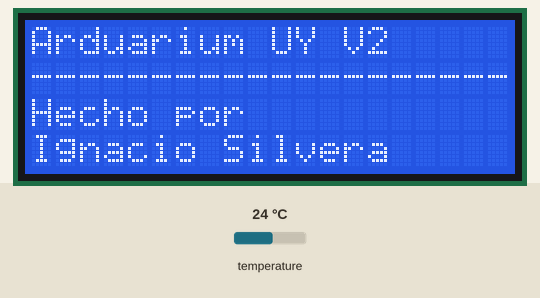
Recording of a sketch running on a simulated Arduino Uno, built with avr-gcc and run on an emulated ATmega328P. On the bench: 20×4 character LCD. Inputs (shaded band) come from the test bench; at power-on: temperature 24 °C. The local clock reads 2024-03-15 10:24:30 at power-on unless the sketch sets it.

Above: at 4.7 s.
At 13.8 s:
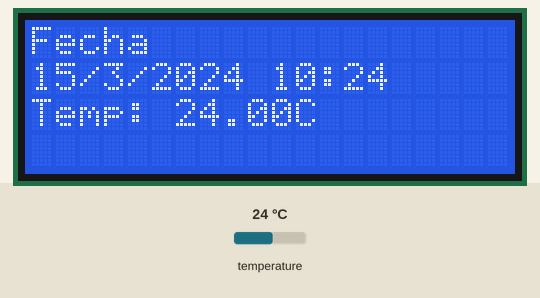
13.9 s: temperature set to 2 °C
At 16.9 s:
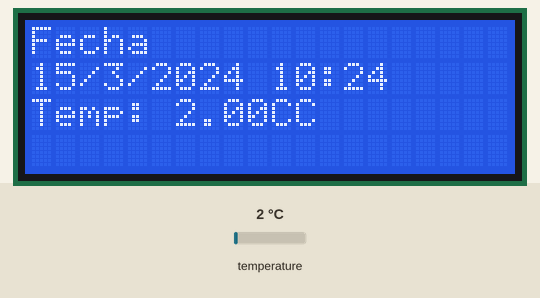
17.7 s: temperature set to 12 °C
At 20.1 s:
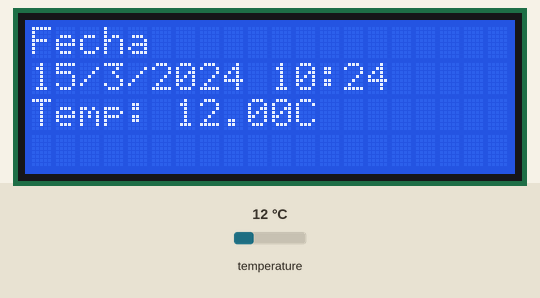
21.1 s: temperature set to 19 °C
At 30.36 s:
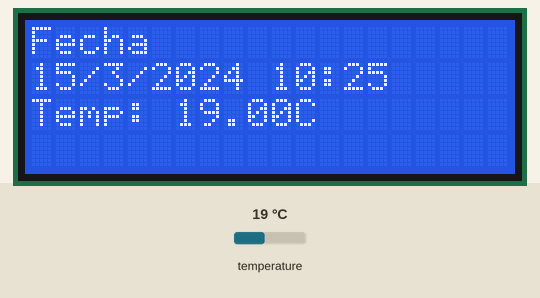
Timing chart, 0 to 30.5 s (numbered marks = the images above; inputs shaded):
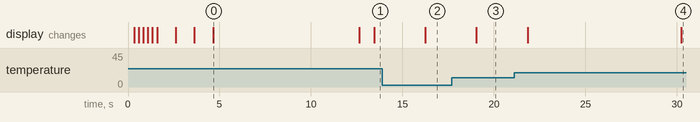

The sketch:

arduiarumuyv3.ino
```cpp
/*-----( Importar Librerias Necesarias )-----*/
#include <Wire.h>  // Viene con el IDE de Arduino
//Importamos la libreria de LCD
#include <LiquidCrystal_I2C.h>
//Import la libreria de RTC
#include "RTClib.h"


#include <OneWire.h>

#include <DallasTemperature.h>

#define Pin 2 //Se declara el pin donde se conectará la DATA

OneWire ourWire(Pin); //Se establece el pin declarado como bus para la comunicación OneWire

DallasTemperature sensors(&ourWire); //Se instancia la librería DallasTemperature


//Defino el RTC

RTC_DS1307 RTC;

/*-----( Declaracion De Constantes )-----*/
int analog_pin = 1;
float temperatura;


 /*-----( Declaracion de objetos )-----*/
// Setear la direccion LCD a 0x27 para 20 caracteres 4 lineas
// Set the pins on the I2C chip used for LCD connections:
//                    addr, en,rw,rs,d4,d5,d6,d7,bl,blpol
LiquidCrystal_I2C lcd(0x27, 2, 1, 0, 4, 5, 6, 7, 3, POSITIVE);  // Set the LCD I2C address

/*-----( Declaracion de Variables )-----*/
//NONE


void setup()   /*----( SETUP: Corre una Vez )----*/
{
  //Inicio el sensor de temp
 sensors.begin(); //Se inician los sensores


  // Instantiate the RTC
  Wire.begin();
  RTC.begin();

  // Check if the RTC is running.
  if (! RTC.isrunning()) {
    Serial.println("RTC is NOT running");
  }

  // This section grabs the current datetime and compares it to
  // the compilation time.  If necessary, the RTC is updated.
  DateTime now = RTC.now();
  DateTime compiled = DateTime(__DATE__, __TIME__);
  if (now.unixtime() < compiled.unixtime()) {
    Serial.println("RTC is older than compile time! Updating");
    RTC.adjust(DateTime(__DATE__, __TIME__));
  }

  Serial.println("Setup complete.");


  Serial.begin(9600);  // Used to type in characters
  lcd.begin(20,4);   // initialize the lcd for 20 chars 4 lines, turn on backlight

// ------- 3 parpadeos de BackLight  -------------
  for(int i = 0; i< 3; i++)
  {
    lcd.backlight();
    delay(250);
    lcd.noBacklight();
    delay(250);
  }
  lcd.backlight(); // Finzaliza dejando prendido el BackLight

//-------- Escribir Caracteres ------------------
// NOTE: La posicion de cursor: (Caracter, Linea) empieza en 0
  lcd.setCursor(0,0); //Start at character 0 on line 0
  lcd.print("Arduarium UY V2");
  delay(1000);
  lcd.setCursor(0,1);
  lcd.print("--------------------"); //
  delay(1000);
  lcd.setCursor(0,2);
  lcd.print("Hecho por"); //
  delay(1000);
  lcd.setCursor(0,3);
  lcd.print("Ignacio Silvera");
  delay(8000);  //esperar

  lcd.clear(); //limpiar pantalla

}/*--(end setup )---*/


void loop()   /*----( LOOP: RUNS CONSTANTLY )----*/
{
  sensors.requestTemperatures(); //Prepara el sensor para la lectura

  DateTime now = RTC.now();

  lcd.setCursor(0,0);
  lcd.print("Fecha");
  lcd.setCursor(0,1);
  lcd.print(now.day(), DEC);
  lcd.print('/');
   lcd.print(now.month(), DEC);
  lcd.print('/');
  lcd.print(now.year(), DEC);
  lcd.print(' ');
  lcd.print(now.hour(), DEC);
  lcd.print(':');
  lcd.print(now.minute(), DEC);
  lcd.setCursor(0,2);
  lcd.print("Temp: ");
  lcd.print(sensors.getTempCByIndex(0)); //Se lee e imprime la temperatura en grados Celsius
  lcd.print("C");
  //lcd.print("Temp: ");
   //lcd.print(temperatura);
   //lcd.print("C");
   //lcd.print((char)223);
   //Serial.print(temperatura);
   delay(2000);


}/* --(end main loop )-- */


/* ( THE END ) */
```

Measured:
- after the input at 13.9 s, the display: changes after 2.3 s (image 2)
- after the input at 17.7 s, the display: changes after 1.3 s (image 3)
- after the input at 21.1 s, the display: first changes after 0.74 s (image 4 shows a later state)
- what the display in image 0 shows lasts 8.1 s, from 4.6 s to 12.7 s
